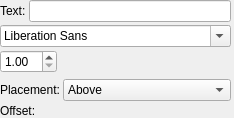
       <widget class="QWidget" name="beginWidget" native="true">
        <property name="enabled">
         <bool>true</bool>
        </property>
        <property name="sizePolicy">
         <sizepolicy hsizetype="Expanding" vsizetype="Preferred">
          <horstretch>0</horstretch>
          <verstretch>0</verstretch>
         </sizepolicy>
        </property>
        <layout class="QGridLayout" name="gridLayout_2">
         <property name="leftMargin">
          <number>0</number>
         </property>
         <property name="topMargin">
          <number>0</number>
         </property>
         <property name="rightMargin">
          <number>0</number>
         </property>
         <property name="bottomMargin">
          <number>0</number>
         </property>
         <property name="spacing">
          <number>3</number>
         </property>
         <item row="7" column="1">
          <widget class="Ms::OffsetSelect" name="beginTextOffset" native="true">
           <property name="sizePolicy">
            <sizepolicy hsizetype="Expanding" vsizetype="Preferred">
             <horstretch>0</horstretch>
             <verstretch>0</verstretch>
            </sizepolicy>
           </property>
           <property name="accessibleName">
            <string>Offset</string>
           </property>
          </widget>
         </item>
         <item row="0" column="2">
          <widget class="Ms::ResetButton" name="resetBeginText" native="true">
           <property name="sizePolicy">
            <sizepolicy hsizetype="Fixed" vsizetype="Preferred">
             <horstretch>0</horstretch>
             <verstretch>0</verstretch>
            </sizepolicy>
           </property>
           <property name="accessibleName">
            <string>Reset 'Text' value</string>
           </property>
          </widget>
         </item>
         <item row="3" column="0" colspan="2">
          <widget class="QFontComboBox" name="beginFontFace">
           <property name="sizePolicy">
            <sizepolicy hsizetype="Expanding" vsizetype="Fixed">
             <horstretch>0</horstretch>
             <verstretch>0</verstretch>
            </sizepolicy>
           </property>
           <property name="minimumSize">
            <size>
             <width>150</width>
             <height>0</height>
            </size>
           </property>
           <property name="accessibleName">
            <string>Font face</string>
           </property>
          </widget>
         </item>
         <item row="4" column="2">
          <widget class="Ms::ResetButton" name="resetBeginFontStyle" native="true">
           <property name="sizePolicy">
            <sizepolicy hsizetype="Fixed" vsizetype="Preferred">
             <horstretch>0</horstretch>
             <verstretch>0</verstretch>
            </sizepolicy>
           </property>
           <property name="accessibleName">
            <string>Reset 'Font style' values</string>
           </property>
          </widget>
         </item>
         <item row="6" column="2">
          <widget class="Ms::ResetButton" name="resetBeginTextPlacement" native="true">
           <property name="sizePolicy">
            <sizepolicy hsizetype="Fixed" vsizetype="Preferred">
             <horstretch>0</horstretch>
             <verstretch>0</verstretch>
            </sizepolicy>
           </property>
           <property name="accessibleName">
            <string>Reset 'Placement' value</string>
           </property>
          </widget>
         </item>
         <item row="7" column="2">
          <widget class="Ms::ResetButton" name="resetBeginTextOffset" native="true">
           <property name="sizePolicy">
            <sizepolicy hsizetype="Fixed" vsizetype="Preferred">
             <horstretch>0</horstretch>
             <verstretch>0</verstretch>
            </sizepolicy>
           </property>
           <property name="accessibleName">
            <string>Reset 'Offset' values</string>
           </property>
          </widget>
         </item>
         <item row="6" column="1">
          <widget class="QComboBox" name="beginTextPlacement">
           <property name="sizePolicy">
            <sizepolicy hsizetype="Expanding" vsizetype="Fixed">
             <horstretch>0</horstretch>
             <verstretch>0</verstretch>
            </sizepolicy>
           </property>
           <property name="accessibleName">
            <string>Placement</string>
           </property>
           <item>
            <property name="text">
             <string>Above</string>
            </property>
           </item>
           <item>
            <property name="text">
             <string>Below</string>
            </property>
           </item>
          </widget>
         </item>
         <item row="5" column="0" colspan="2">
          <widget class="Ms::AlignSelect" name="beginTextAlign" native="true">
           <property name="sizePolicy">
            <sizepolicy hsizetype="Expanding" vsizetype="Preferred">
             <horstretch>0</horstretch>
             <verstretch>0</verstretch>
            </sizepolicy>
           </property>
           <property name="toolTip">
            <string>Text alignment</string>
           </property>
           <property name="accessibleName">
            <string>Alignment</string>
           </property>
          </widget>
         </item>
         <item row="3" column="2">
          <widget class="Ms::ResetButton" name="resetBeginFontFace" native="true">
           <property name="sizePolicy">
            <sizepolicy hsizetype="Fixed" vsizetype="Preferred">
             <horstretch>0</horstretch>
             <verstretch>0</verstretch>
            </sizepolicy>
           </property>
           <property name="accessibleName">
            <string>Reset 'Font face' value</string>
           </property>
          </widget>
         </item>
         <item row="4" column="0" colspan="2">
          <layout class="QHBoxLayout" name="horizontalLayout_2">
           <item>
            <widget class="QDoubleSpinBox" name="beginFontSize">
             <property name="accessibleName">
              <string>Font size</string>
             </property>
             <property name="minimum">
              <double>1.000000000000000</double>
             </property>
            </widget>
           </item>
           <item>
            <widget class="Ms::ResetButton" name="resetBeginFontSize" native="true">
             <property name="sizePolicy">
              <sizepolicy hsizetype="Fixed" vsizetype="Preferred">
               <horstretch>0</horstretch>
               <verstretch>0</verstretch>
              </sizepolicy>
             </property>
             <property name="accessibleName">
              <string>Reset 'Font size' value</string>
             </property>
            </widget>
           </item>
           <item>
            <spacer name="horizontalSpacer">
             <property name="orientation">
              <enum>Qt::Horizontal</enum>
             </property>
             <property name="sizeHint" stdset="0">
              <size>
               <width>0</width>
               <height>0</height>
              </size>
             </property>
            </spacer>
           </item>
           <item>
            <widget class="Ms::FontStyleSelect" name="beginFontStyle" native="true">
             <property name="accessibleName">
              <string>Font style</string>
             </property>
            </widget>
           </item>
          </layout>
         </item>
         <item row="6" column="0">
          <widget class="QLabel" name="label_2">
           <property name="text">
            <string>Placement:</string>
           </property>
           <property name="alignment">
            <set>Qt::AlignLeading|Qt::AlignLeft|Qt::AlignVCenter</set>
           </property>
           <property name="buddy">
            <cstring>beginTextPlacement</cstring>
           </property>
          </widget>
         </item>
         <item row="5" column="2">
          <widget class="Ms::ResetButton" name="resetBeginTextAlign" native="true">
           <property name="sizePolicy">
            <sizepolicy hsizetype="Fixed" vsizetype="Preferred">
             <horstretch>0</horstretch>
             <verstretch>0</verstretch>
            </sizepolicy>
           </property>
           <property name="accessibleName">
            <string>Reset 'Alignment' values</string>
           </property>
          </widget>
         </item>
         <item row="7" column="0">
          <widget class="QLabel" name="label_3">
           <property name="sizePolicy">
            <sizepolicy hsizetype="Fixed" vsizetype="Preferred">
             <horstretch>0</horstretch>
             <verstretch>0</verstretch>
            </sizepolicy>
           </property>
           <property name="text">
            <string>Offset:</string>
           </property>
           <property name="alignment">
            <set>Qt::AlignLeading|Qt::AlignLeft|Qt::AlignVCenter</set>
           </property>
           <property name="buddy">
            <cstring>beginTextOffset</cstring>
           </property>
          </widget>
         </item>
         <item row="0" column="0" colspan="2">
          <layout class="QHBoxLayout" name="horizontalLayout_6">
           <item>
            <widget class="QLabel" name="label">
             <property name="text">
              <string>Text:</string>
             </property>
             <property name="alignment">
              <set>Qt::AlignLeading|Qt::AlignLeft|Qt::AlignVCenter</set>
             </property>
             <property name="buddy">
              <cstring>beginText</cstring>
             </property>
            </widget>
           </item>
           <item>
            <widget class="QLineEdit" name="beginText">
             <property name="sizePolicy">
              <sizepolicy hsizetype="Expanding" vsizetype="Fixed">
               <horstretch>0</horstretch>
               <verstretch>0</verstretch>
              </sizepolicy>
             </property>
             <property name="accessibleName">
              <string>Begin text</string>
             </property>
            </widget>
           </item>
          </layout>
         </item>
        </layout>
       </widget>
